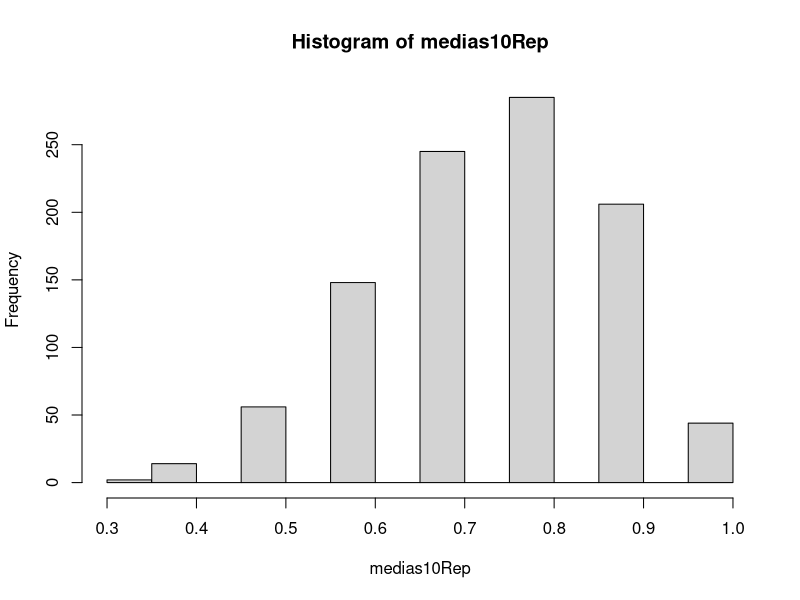
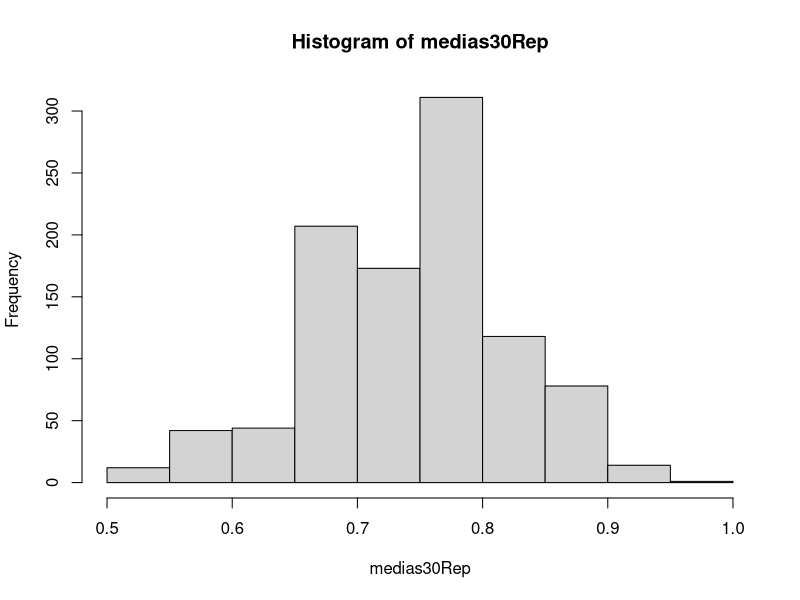
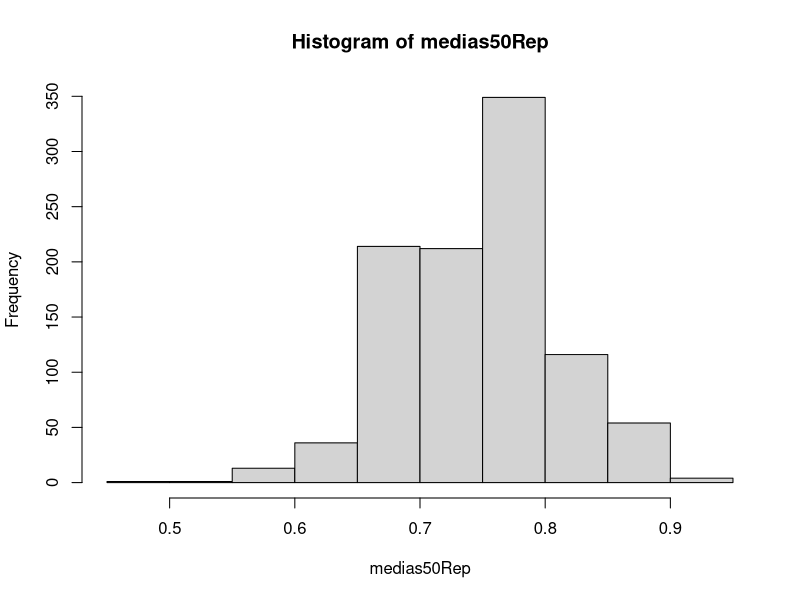
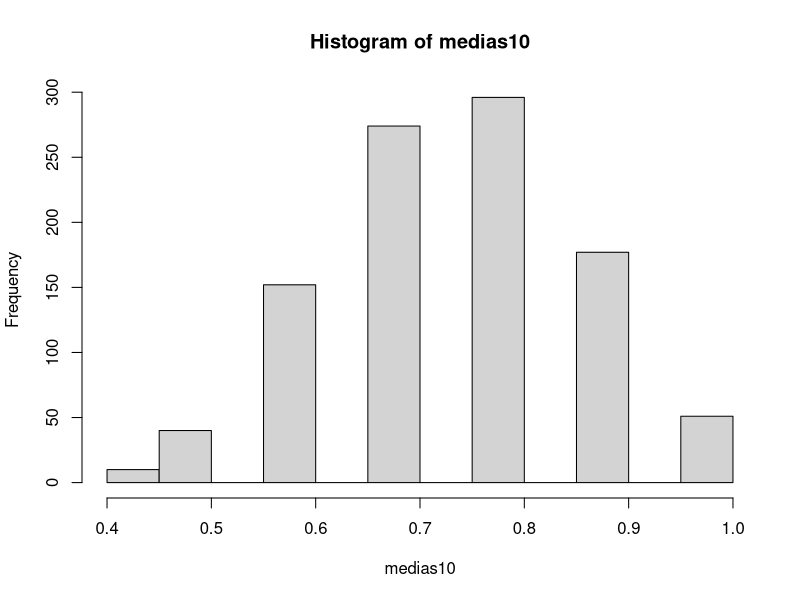
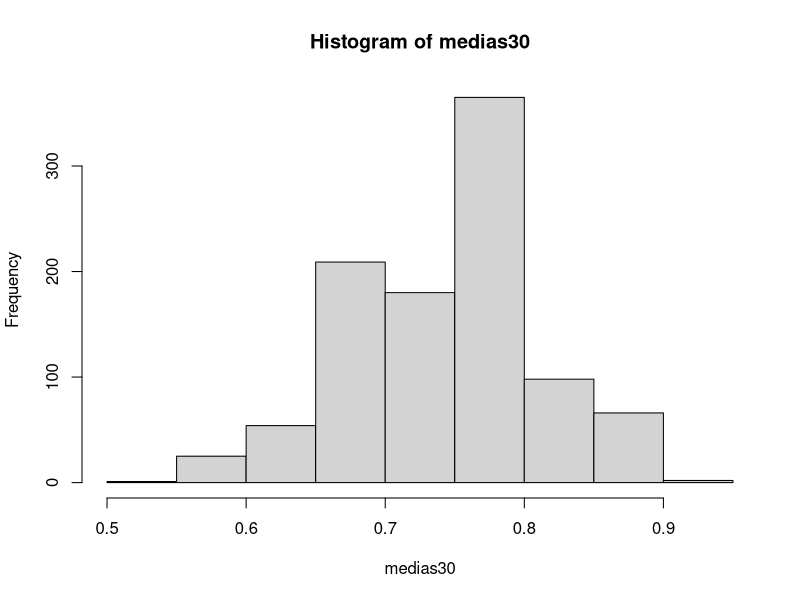
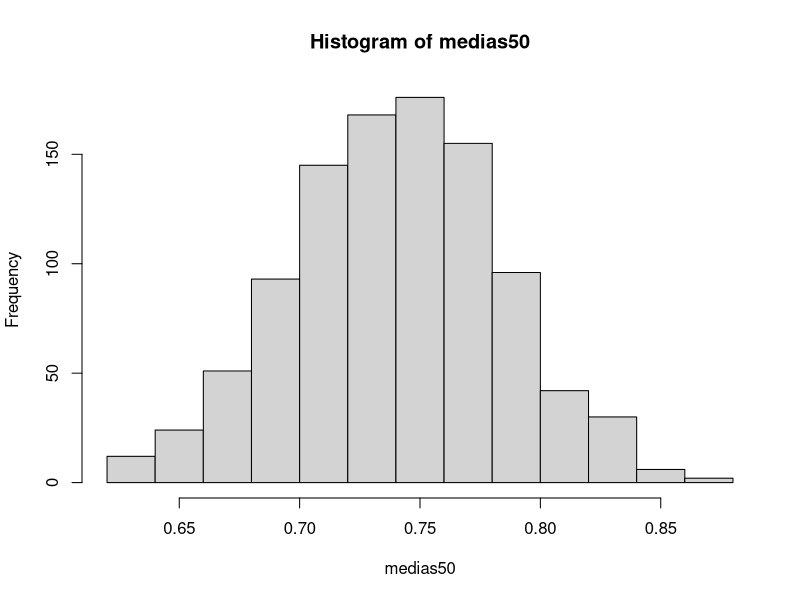
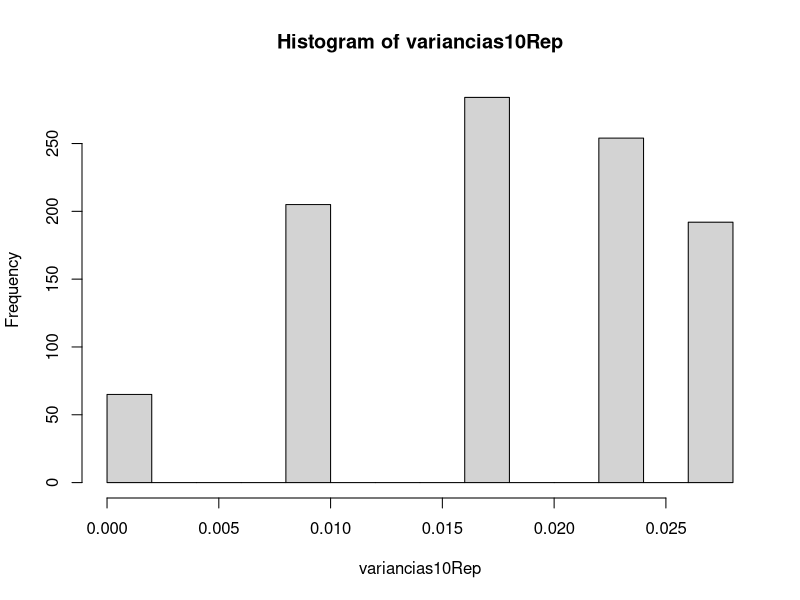
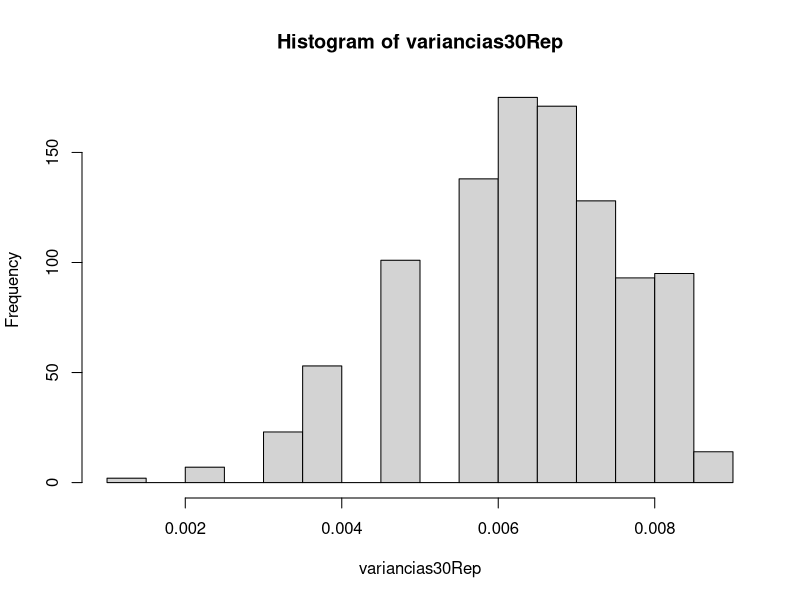

Write the R code that produced these figures, in order.
#Questao 1

populacao = rep(c(1, 0), times = c(75,25))

#Obter medias

mediar = function(n, repor){
  medias = c()
  for(i in 1:1000){
    amostra = sample(populacao, size=n, replace=repor)
    media = mean(amostra)
    medias[i] = media
  }
  return(medias)
}

medias10Rep = mediar(10, TRUE)
medias30Rep = mediar(30, TRUE)
medias50Rep = mediar(50, TRUE)
medias10 = mediar(10, FALSE)
medias30 = mediar(30, FALSE)
medias50 = mediar(50, FALSE)

variar = function(n, repor){
  variancias = c()
  for(i in 1:1000){
    amostra = sample(populacao, size=n, replace=repor)
    variancia = var(amostra)/ n
    variancias[i] = variancia
  }
  return(variancias)
}

variancias10Rep = variar(10, TRUE)
variancias30Rep = variar(30, TRUE)
variancias50Rep = variar(50, TRUE)
variancias10 = variar(10, FALSE)
variancias30 = variar(30, FALSE)
variancias50 = variar(50, FALSE)

hist(medias10Rep)
hist(medias30Rep)
hist(medias50Rep)
hist(medias10)
hist(medias30)
hist(medias50)

hist(variancias10Rep)
hist(variancias30Rep)
hist(variancias50Rep)
hist(variancias10)
hist(variancias30)
hist(variancias50)

mediaMedias10Rep = median(medias10Rep)
mediaMedias30Rep = median(medias30Rep)
mediaMedias50Rep = median(medias50Rep)
mediaMedias10 = median(medias10)
mediaMedias30 = median(medias30)
mediaMedias50 = median(medias50)

varMedias10Rep = var(medias10Rep) / 10
varMedias30Rep = var(medias30Rep) / 30
varMedias50Rep = var(medias50Rep) / 50
varMedias10 = var(medias10) / 10
varMedias30 = var(medias30) / 30
varMedias50 = var(medias50) / 50

mediaVariancias10Rep = median(variancias10Rep)
mediaVariancias30Rep = median(variancias30Rep)
mediaVariancias50Rep = median(variancias50Rep)
mediaVariancias10 = median(variancias10)
mediaVariancias30 = median(variancias30)
mediaVariancias50 = median(variancias50)

varVariancias10Rep = var(variancias10Rep) / 10
varVariancias30Rep = var(variancias30Rep) / 30
varVariancias50Rep = var(variancias50Rep) / 50
varVariancias10 = var(variancias10) / 10
varVariancias30 = var(variancias30) / 30
varVariancias50 = var(variancias50) / 50

mediaPop = mean(populacao)
varPop = var(populacao) / 100





